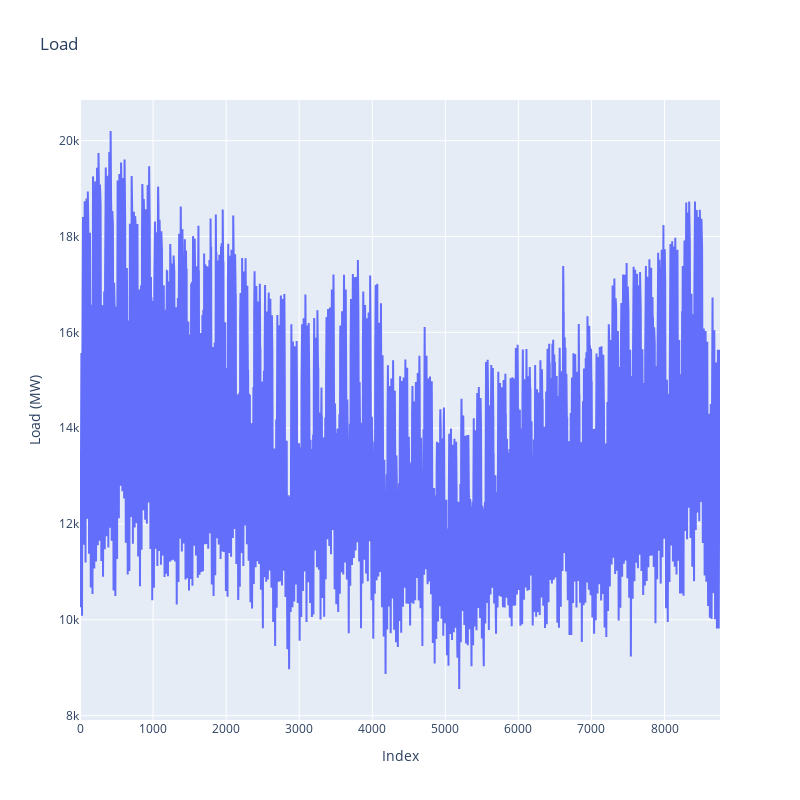

The notebook cell saved with this chart:
### Code cell
# PLOT LOAD CURVE
fig = go.Figure()
fig.add_trace(go.Scatter(x=np.arange(len(NLh_load)), y=NLh_load, name='Load'))
fig.update_layout(title='Load', xaxis_title='Index', yaxis_title='Load (MW)')
# Size 800x800
fig.update_layout(width=800,height=800)
fig.show()

### Figure 1 — Plotly figure (JSON) as saved in the notebook; plotly's stock layout.template omitted (floating-point values rounded to 4 significant figures; data arrays with more than 128 entries replaced by an {"elided": "..."} marker saying what was removed)
{"data": [{"name": "Load", "type": "scatter", "x": {"elided": "8760 int values"}, "y": {"elided": "8760 float values"}}], "layout": {"height": 800, "title": {"text": "Load"}, "width": 800, "xaxis": {"title": {"text": "Index"}}, "yaxis": {"title": {"text": "Load (MW)"}}}}
